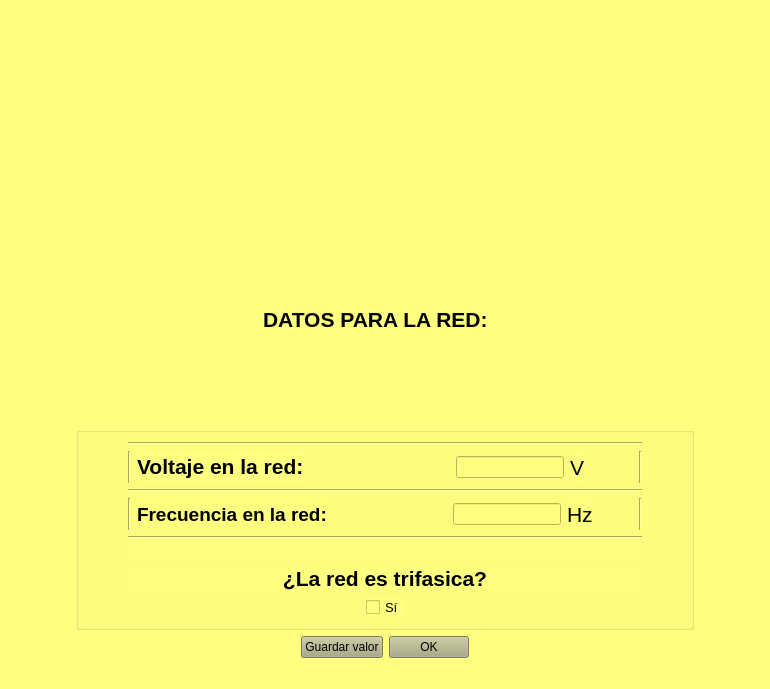
<?xml version="1.0" encoding="UTF-8"?>
<ui version="4.0">
 <class>MainWindow</class>
 <widget class="QMainWindow" name="MainWindow">
  <property name="geometry">
   <rect>
    <x>0</x>
    <y>0</y>
    <width>770</width>
    <height>689</height>
   </rect>
  </property>
  <property name="windowTitle">
   <string>MainWindow</string>
  </property>
  <property name="styleSheet">
   <string notr="true">background-color: rgb(255, 255, 127);</string>
  </property>
  <widget class="QWidget" name="centralwidget">
   <layout class="QGridLayout" name="gridLayout_2">
    <item row="0" column="0">
     <spacer name="horizontalSpacer_7">
      <property name="orientation">
       <enum>Qt::Horizontal</enum>
      </property>
      <property name="sizeHint" stdset="0">
       <size>
        <width>40</width>
        <height>20</height>
       </size>
      </property>
     </spacer>
    </item>
    <item row="0" column="3">
     <spacer name="horizontalSpacer_8">
      <property name="orientation">
       <enum>Qt::Horizontal</enum>
      </property>
      <property name="sizeHint" stdset="0">
       <size>
        <width>40</width>
        <height>20</height>
       </size>
      </property>
     </spacer>
    </item>
    <item row="0" column="2">
     <layout class="QVBoxLayout" name="verticalLayout_3">
      <item>
       <widget class="QLabel" name="label_3">
        <property name="font">
         <font>
          <pointsize>10</pointsize>
         </font>
        </property>
        <property name="styleSheet">
         <string notr="true">image: url(:/Logo/LogoU.png);</string>
        </property>
        <property name="text">
         <string/>
        </property>
       </widget>
      </item>
      <item>
       <layout class="QHBoxLayout" name="horizontalLayout_8">
        <item>
         <layout class="QHBoxLayout" name="horizontalLayout_9">
          <item>
           <spacer name="horizontalSpacer_20">
            <property name="orientation">
             <enum>Qt::Horizontal</enum>
            </property>
            <property name="sizeHint" stdset="0">
             <size>
              <width>40</width>
              <height>20</height>
             </size>
            </property>
           </spacer>
          </item>
          <item>
           <widget class="QLabel" name="label_6">
            <property name="font">
             <font>
              <pointsize>16</pointsize>
              <weight>75</weight>
              <bold>true</bold>
             </font>
            </property>
            <property name="text">
             <string>DATOS PARA LA RED:</string>
            </property>
           </widget>
          </item>
          <item>
           <widget class="QLabel" name="datos_red">
            <property name="font">
             <font>
              <pointsize>16</pointsize>
              <weight>75</weight>
              <bold>true</bold>
             </font>
            </property>
            <property name="text">
             <string/>
            </property>
           </widget>
          </item>
          <item>
           <spacer name="horizontalSpacer_21">
            <property name="orientation">
             <enum>Qt::Horizontal</enum>
            </property>
            <property name="sizeHint" stdset="0">
             <size>
              <width>40</width>
              <height>20</height>
             </size>
            </property>
           </spacer>
          </item>
         </layout>
        </item>
       </layout>
      </item>
      <item>
       <widget class="QGroupBox" name="groupBox">
        <property name="font">
         <font>
          <family>MS Shell Dlg 2</family>
          <pointsize>10</pointsize>
          <weight>75</weight>
          <bold>true</bold>
         </font>
        </property>
        <property name="title">
         <string/>
        </property>
        <layout class="QGridLayout" name="gridLayout">
         <item row="1" column="2">
          <spacer name="horizontalSpacer_9">
           <property name="orientation">
            <enum>Qt::Horizontal</enum>
           </property>
           <property name="sizeHint" stdset="0">
            <size>
             <width>40</width>
             <height>20</height>
            </size>
           </property>
          </spacer>
         </item>
         <item row="1" column="1">
          <layout class="QVBoxLayout" name="verticalLayout_2">
           <item>
            <widget class="Line" name="line">
             <property name="orientation">
              <enum>Qt::Horizontal</enum>
             </property>
            </widget>
           </item>
           <item>
            <layout class="QHBoxLayout" name="horizontalLayout_3">
             <item>
              <widget class="Line" name="line_2">
               <property name="orientation">
                <enum>Qt::Vertical</enum>
               </property>
              </widget>
             </item>
             <item>
              <widget class="QLabel" name="label_2">
               <property name="font">
                <font>
                 <family>MS Shell Dlg 2</family>
                 <pointsize>10</pointsize>
                </font>
               </property>
               <property name="text">
                <string>&lt;html&gt;&lt;head/&gt;&lt;body&gt;&lt;p&gt;&lt;span style=&quot; font-size:16pt; font-weight:600;&quot;&gt;Voltaje en la red:&lt;/span&gt;&lt;/p&gt;&lt;/body&gt;&lt;/html&gt;</string>
               </property>
              </widget>
             </item>
             <item>
              <spacer name="horizontalSpacer">
               <property name="orientation">
                <enum>Qt::Horizontal</enum>
               </property>
               <property name="sizeHint" stdset="0">
                <size>
                 <width>40</width>
                 <height>20</height>
                </size>
               </property>
              </spacer>
             </item>
             <item>
              <spacer name="horizontalSpacer_14">
               <property name="orientation">
                <enum>Qt::Horizontal</enum>
               </property>
               <property name="sizeHint" stdset="0">
                <size>
                 <width>40</width>
                 <height>20</height>
                </size>
               </property>
              </spacer>
             </item>
             <item>
              <spacer name="horizontalSpacer_13">
               <property name="orientation">
                <enum>Qt::Horizontal</enum>
               </property>
               <property name="sizeHint" stdset="0">
                <size>
                 <width>40</width>
                 <height>20</height>
                </size>
               </property>
              </spacer>
             </item>
             <item>
              <widget class="QLineEdit" name="voltajered"/>
             </item>
             <item>
              <widget class="QLabel" name="label_5">
               <property name="font">
                <font>
                 <pointsize>16</pointsize>
                </font>
               </property>
               <property name="text">
                <string>V</string>
               </property>
              </widget>
             </item>
             <item>
              <spacer name="horizontalSpacer_11">
               <property name="orientation">
                <enum>Qt::Horizontal</enum>
               </property>
               <property name="sizeHint" stdset="0">
                <size>
                 <width>40</width>
                 <height>20</height>
                </size>
               </property>
              </spacer>
             </item>
             <item>
              <widget class="Line" name="line_5">
               <property name="orientation">
                <enum>Qt::Vertical</enum>
               </property>
              </widget>
             </item>
            </layout>
           </item>
           <item>
            <widget class="Line" name="line_7">
             <property name="orientation">
              <enum>Qt::Horizontal</enum>
             </property>
            </widget>
           </item>
           <item>
            <layout class="QHBoxLayout" name="horizontalLayout_4">
             <item>
              <widget class="Line" name="line_3">
               <property name="orientation">
                <enum>Qt::Vertical</enum>
               </property>
              </widget>
             </item>
             <item>
              <widget class="QLabel" name="label">
               <property name="font">
                <font>
                 <family>MS Shell Dlg 2</family>
                 <pointsize>14</pointsize>
                 <weight>75</weight>
                 <bold>true</bold>
                </font>
               </property>
               <property name="text">
                <string>Frecuencia en la red:</string>
               </property>
              </widget>
             </item>
             <item>
              <spacer name="horizontalSpacer_10">
               <property name="orientation">
                <enum>Qt::Horizontal</enum>
               </property>
               <property name="sizeHint" stdset="0">
                <size>
                 <width>40</width>
                 <height>20</height>
                </size>
               </property>
              </spacer>
             </item>
             <item>
              <spacer name="horizontalSpacer_17">
               <property name="orientation">
                <enum>Qt::Horizontal</enum>
               </property>
               <property name="sizeHint" stdset="0">
                <size>
                 <width>40</width>
                 <height>20</height>
                </size>
               </property>
              </spacer>
             </item>
             <item>
              <spacer name="horizontalSpacer_18">
               <property name="orientation">
                <enum>Qt::Horizontal</enum>
               </property>
               <property name="sizeHint" stdset="0">
                <size>
                 <width>40</width>
                 <height>20</height>
                </size>
               </property>
              </spacer>
             </item>
             <item>
              <widget class="QLineEdit" name="frecuenciared"/>
             </item>
             <item>
              <widget class="QLabel" name="label_7">
               <property name="font">
                <font>
                 <pointsize>16</pointsize>
                </font>
               </property>
               <property name="text">
                <string>Hz</string>
               </property>
              </widget>
             </item>
             <item>
              <spacer name="horizontalSpacer_12">
               <property name="orientation">
                <enum>Qt::Horizontal</enum>
               </property>
               <property name="sizeHint" stdset="0">
                <size>
                 <width>40</width>
                 <height>20</height>
                </size>
               </property>
              </spacer>
             </item>
             <item>
              <widget class="Line" name="line_6">
               <property name="orientation">
                <enum>Qt::Vertical</enum>
               </property>
              </widget>
             </item>
            </layout>
           </item>
           <item>
            <widget class="Line" name="line_4">
             <property name="orientation">
              <enum>Qt::Horizontal</enum>
             </property>
            </widget>
           </item>
           <item>
            <layout class="QHBoxLayout" name="horizontalLayout_5"/>
           </item>
           <item>
            <layout class="QVBoxLayout" name="verticalLayout">
             <item>
              <widget class="QLabel" name="label_Error">
               <property name="font">
                <font>
                 <pointsize>10</pointsize>
                </font>
               </property>
               <property name="text">
                <string/>
               </property>
              </widget>
             </item>
             <item>
              <widget class="QLabel" name="label_4">
               <property name="font">
                <font>
                 <pointsize>16</pointsize>
                 <weight>75</weight>
                 <bold>true</bold>
                </font>
               </property>
               <property name="text">
                <string>&lt;html&gt;&lt;head/&gt;&lt;body&gt;&lt;p align=&quot;center&quot;&gt;¿La red es trifasica?&lt;/p&gt;&lt;/body&gt;&lt;/html&gt;</string>
               </property>
              </widget>
             </item>
             <item>
              <layout class="QHBoxLayout" name="horizontalLayout_2">
               <item>
                <spacer name="horizontalSpacer_3">
                 <property name="orientation">
                  <enum>Qt::Horizontal</enum>
                 </property>
                 <property name="sizeHint" stdset="0">
                  <size>
                   <width>40</width>
                   <height>20</height>
                  </size>
                 </property>
                </spacer>
               </item>
               <item>
                <widget class="QCheckBox" name="checkBox_Si">
                 <property name="font">
                  <font>
                   <pointsize>10</pointsize>
                  </font>
                 </property>
                 <property name="text">
                  <string>Sí</string>
                 </property>
                 <property name="tristate">
                  <bool>true</bool>
                 </property>
                </widget>
               </item>
               <item>
                <spacer name="horizontalSpacer_5">
                 <property name="orientation">
                  <enum>Qt::Horizontal</enum>
                 </property>
                 <property name="sizeHint" stdset="0">
                  <size>
                   <width>40</width>
                   <height>20</height>
                  </size>
                 </property>
                </spacer>
               </item>
              </layout>
             </item>
            </layout>
           </item>
          </layout>
         </item>
         <item row="1" column="0">
          <spacer name="horizontalSpacer_6">
           <property name="orientation">
            <enum>Qt::Horizontal</enum>
           </property>
           <property name="sizeHint" stdset="0">
            <size>
             <width>40</width>
             <height>20</height>
            </size>
           </property>
          </spacer>
         </item>
         <item row="0" column="1">
          <layout class="QHBoxLayout" name="horizontalLayout_7"/>
         </item>
        </layout>
       </widget>
      </item>
      <item>
       <layout class="QHBoxLayout" name="horizontalLayout">
        <item>
         <spacer name="horizontalSpacer_4">
          <property name="orientation">
           <enum>Qt::Horizontal</enum>
          </property>
          <property name="sizeHint" stdset="0">
           <size>
            <width>40</width>
            <height>20</height>
           </size>
          </property>
         </spacer>
        </item>
        <item>
         <widget class="QPushButton" name="botonguardar">
          <property name="styleSheet">
           <string notr="true">background-color: rgb(170, 170, 127);</string>
          </property>
          <property name="text">
           <string>Guardar valor</string>
          </property>
         </widget>
        </item>
        <item>
         <widget class="QPushButton" name="okboton">
          <property name="palette">
           <palette>
            <active>
             <colorrole role="Button">
              <brush brushstyle="SolidPattern">
               <color alpha="255">
                <red>170</red>
                <green>170</green>
                <blue>127</blue>
               </color>
              </brush>
             </colorrole>
             <colorrole role="Light">
              <brush brushstyle="SolidPattern">
               <color alpha="255">
                <red>194</red>
                <green>194</green>
                <blue>194</blue>
               </color>
              </brush>
             </colorrole>
             <colorrole role="Base">
              <brush brushstyle="SolidPattern">
               <color alpha="255">
                <red>170</red>
                <green>170</green>
                <blue>127</blue>
               </color>
              </brush>
             </colorrole>
             <colorrole role="Window">
              <brush brushstyle="SolidPattern">
               <color alpha="255">
                <red>170</red>
                <green>170</green>
                <blue>127</blue>
               </color>
              </brush>
             </colorrole>
            </active>
            <inactive>
             <colorrole role="Button">
              <brush brushstyle="SolidPattern">
               <color alpha="255">
                <red>170</red>
                <green>170</green>
                <blue>127</blue>
               </color>
              </brush>
             </colorrole>
             <colorrole role="Light">
              <brush brushstyle="SolidPattern">
               <color alpha="255">
                <red>194</red>
                <green>194</green>
                <blue>194</blue>
               </color>
              </brush>
             </colorrole>
             <colorrole role="Base">
              <brush brushstyle="SolidPattern">
               <color alpha="255">
                <red>170</red>
                <green>170</green>
                <blue>127</blue>
               </color>
              </brush>
             </colorrole>
             <colorrole role="Window">
              <brush brushstyle="SolidPattern">
               <color alpha="255">
                <red>170</red>
                <green>170</green>
                <blue>127</blue>
               </color>
              </brush>
             </colorrole>
            </inactive>
            <disabled>
             <colorrole role="Button">
              <brush brushstyle="SolidPattern">
               <color alpha="255">
                <red>170</red>
                <green>170</green>
                <blue>127</blue>
               </color>
              </brush>
             </colorrole>
             <colorrole role="Light">
              <brush brushstyle="SolidPattern">
               <color alpha="255">
                <red>194</red>
                <green>194</green>
                <blue>194</blue>
               </color>
              </brush>
             </colorrole>
             <colorrole role="Base">
              <brush brushstyle="SolidPattern">
               <color alpha="255">
                <red>170</red>
                <green>170</green>
                <blue>127</blue>
               </color>
              </brush>
             </colorrole>
             <colorrole role="Window">
              <brush brushstyle="SolidPattern">
               <color alpha="255">
                <red>170</red>
                <green>170</green>
                <blue>127</blue>
               </color>
              </brush>
             </colorrole>
            </disabled>
           </palette>
          </property>
          <property name="styleSheet">
           <string notr="true">background-color: rgb(170, 170, 127);</string>
          </property>
          <property name="text">
           <string>OK</string>
          </property>
         </widget>
        </item>
        <item>
         <spacer name="horizontalSpacer_2">
          <property name="font">
           <font>
            <pointsize>10</pointsize>
           </font>
          </property>
          <property name="orientation">
           <enum>Qt::Horizontal</enum>
          </property>
          <property name="sizeHint" stdset="0">
           <size>
            <width>40</width>
            <height>20</height>
           </size>
          </property>
         </spacer>
        </item>
       </layout>
      </item>
     </layout>
    </item>
   </layout>
  </widget>
  <widget class="QMenuBar" name="menubar">
   <property name="geometry">
    <rect>
     <x>0</x>
     <y>0</y>
     <width>770</width>
     <height>21</height>
    </rect>
   </property>
  </widget>
  <widget class="QStatusBar" name="statusbar"/>
 </widget>
 <resources>
  <include location="LogoU.qrc"/>
 </resources>
 <connections/>
</ui>
